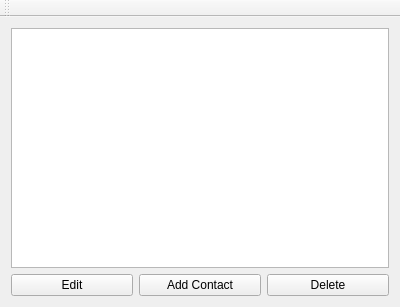
<?xml version="1.0" encoding="UTF-8"?>
<ui version="4.0">
 <class>MainWindow</class>
 <widget class="QMainWindow" name="MainWindow">
  <property name="geometry">
   <rect>
    <x>0</x>
    <y>0</y>
    <width>400</width>
    <height>307</height>
   </rect>
  </property>
  <property name="windowTitle">
   <string>MainWindow</string>
  </property>
  <widget class="QWidget" name="centralWidget">
   <layout class="QGridLayout" name="gridLayout">
    <item row="0" column="0" colspan="3">
     <widget class="QListWidget" name="listWidget"/>
    </item>
    <item row="1" column="0">
     <widget class="QPushButton" name="pushButton">
      <property name="text">
       <string>Edit</string>
      </property>
     </widget>
    </item>
    <item row="1" column="1">
     <widget class="QPushButton" name="pushButton_3">
      <property name="text">
       <string>Add Contact</string>
      </property>
     </widget>
    </item>
    <item row="1" column="2">
     <widget class="QPushButton" name="pushButton_2">
      <property name="text">
       <string>Delete</string>
      </property>
     </widget>
    </item>
   </layout>
  </widget>
  <widget class="QMenuBar" name="menuBar">
   <property name="geometry">
    <rect>
     <x>0</x>
     <y>0</y>
     <width>400</width>
     <height>22</height>
    </rect>
   </property>
  </widget>
  <widget class="QToolBar" name="mainToolBar">
   <attribute name="toolBarArea">
    <enum>TopToolBarArea</enum>
   </attribute>
   <attribute name="toolBarBreak">
    <bool>false</bool>
   </attribute>
  </widget>
 </widget>
 <layoutdefault spacing="6" margin="11"/>
 <resources/>
 <connections/>
</ui>
